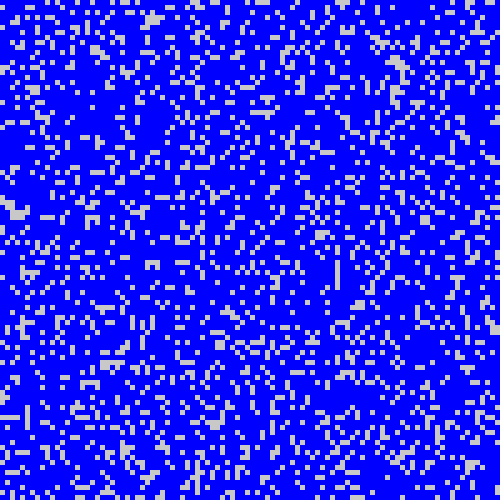
Frame 1 (no input)
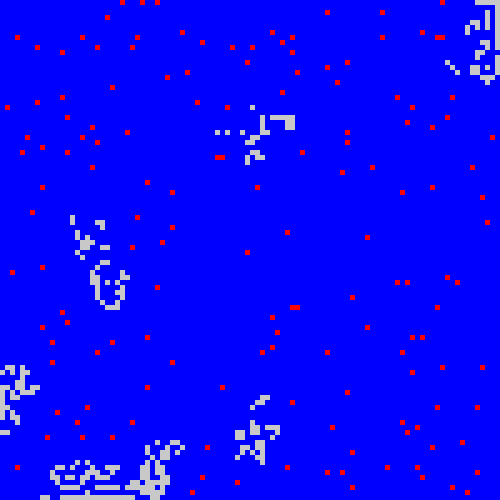
Frame 60 (the mouse pressed at the canvas centre just before this capture)
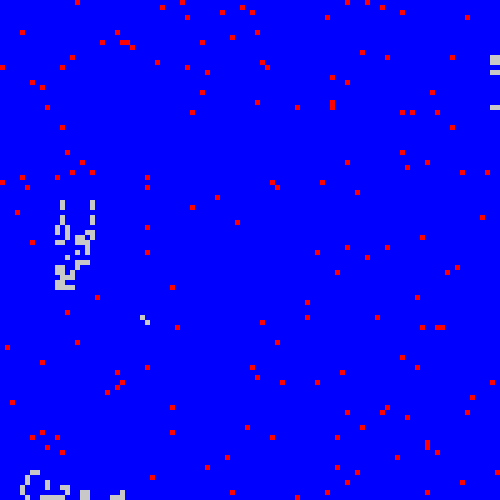
Frame 120 (the mouse held since frame 60 and released just before this capture)

The Processing sketch that drew these frames (run headless with seeded random() and noise(); from frame 60 on, the mouse is pressed at the canvas centre):

// Processing sketch: Overfishing
// ── Overfishing.pde
//Changeable varibles
int n = 100;
int numTrawlers = 150;
int TrawlerRange = 4;
float pad = 0;
int blinksPerSecond = 15;

//Not changeable varibles
color[][] cells = new color[n][n];
color[][] cellsNext = new color[n][n];
int[][] Trawler = new int[numTrawlers][2];
int dx;
int dy;

float cellSize;
color red = color(255, 0, 0), blue = color(0, 0, 255), gray = color(200);


void RemoveCod (int x, int y) {
  for (int a = -TrawlerRange; a <= TrawlerRange; a++) {  
    for (int b = -TrawlerRange; b <= TrawlerRange; b++) {
      if (x+a < 0 || y+b < 0 || x+a >= n || y+b >= n) {
        continue;
      }
      if (a == 0 && b == 0) {
        continue;
      }
      if (cellsNext[x+a][y+b] == red) {
        continue;
      } else {
        cellsNext[x+a][y+b] = blue;
      }
    }
  }
}


void plantFirstGeneration() {
  for (int i = 0; i < n; i++) 
    for (int j = 0; j < n; j++) {
      cells[i][j]=blue;
      int rand = int(random( 0, 5 ));

      if (rand==0) { 
        cells[i][j] = gray;
      } else {
        cells[i][j] = blue;
      }
    }

  for (int k = 0; k < numTrawlers; k++) {
    Trawler[k][0] = int(random(n));
    Trawler[k][1] = int(random(n));
  }
}


void setNextGeneration() {
  int numAdjacentCod;

  for (int i=0; i<n; i++) {
    for (int j=0; j<n; j++) {
      numAdjacentCod = countAdjacentCod(i, j);
      if (numAdjacentCod < 1 || numAdjacentCod > 3)
        cellsNext[i][j] = blue;
      else if (numAdjacentCod == 3)
        cellsNext[i][j] = gray;
      else
        if (cells[i][j] == red)
          cellsNext[i][j] = blue;
        else
          cellsNext[i][j] = cells[i][j];
    }
  }

  for (int i=0; i<numTrawlers; i++) {
    dx = int(random(3))-1;
    dy = int(random(3))-1;
    Trawler[i][0] = Trawler[i][0] + dx;
    Trawler[i][1] = Trawler[i][1] + dy;
    if (Trawler[i][0] < 0) {
      Trawler[i][0] = 0;
    }
    if (Trawler[i][0] >= n) {
      Trawler[i][0] = n-1;
    }
    if (Trawler[i][1] < 0) {
      Trawler[i][1] = 0;
    }
    if (Trawler[i][1] >= n) {
      Trawler[i][1] = n-1;
    }
    cellsNext[Trawler[i][0]][Trawler[i][1]] = red;

    RemoveCod(Trawler[i][0], Trawler[i][1]);
  }
}





void setup() {
  size(500, 500); 
  frameRate( blinksPerSecond );
  cellSize = (width-2*pad)/n;
  stroke(255);
  plantFirstGeneration();
}

void draw() {
  //background(255,0,0);

  float y = pad;

  for (int i=0; i < n; i++) {

    float x = pad;

    for (int j = 0; j < n; j++) {

      fill( cells[i][j] );
      stroke( cells[i][j]);
      rect(x, y, cellSize, cellSize);   

      x += cellSize;
    }

    y += cellSize;
  }
  setNextGeneration();
  copyNextGenerationToCurrentGeneration();
}

// ── Help.pde
void copyNextGenerationToCurrentGeneration() {
  for (int i=0; i<n; i++) 
    for (int j=0; j<n; j++) 
      cells[i][j] = cellsNext[i][j];
}


int countAdjacentCod(int i, int j) {
  int count = 0;

  for (int a = -1; a <= 1; a++) {  
    for (int b = -1; b <= 1; b++) {  

      try {
        if (cells[i+a][j+b] == gray && !(a==0 && b==0))
          count++;
      }

      catch( IndexOutOfBoundsException e ) {
      }
    }
  }

  return count;
}
